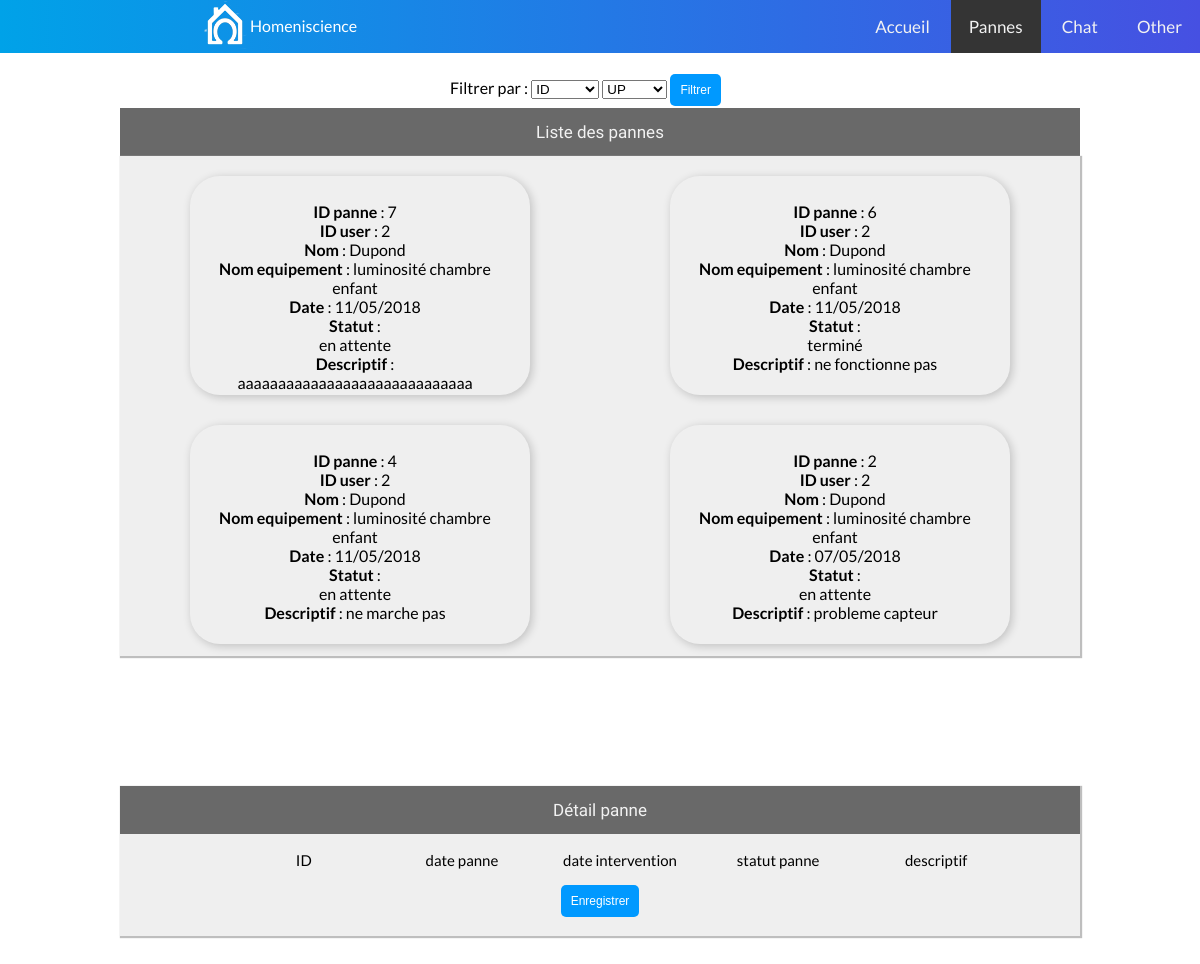
Before: /admin/panne/index.php with the older database file.
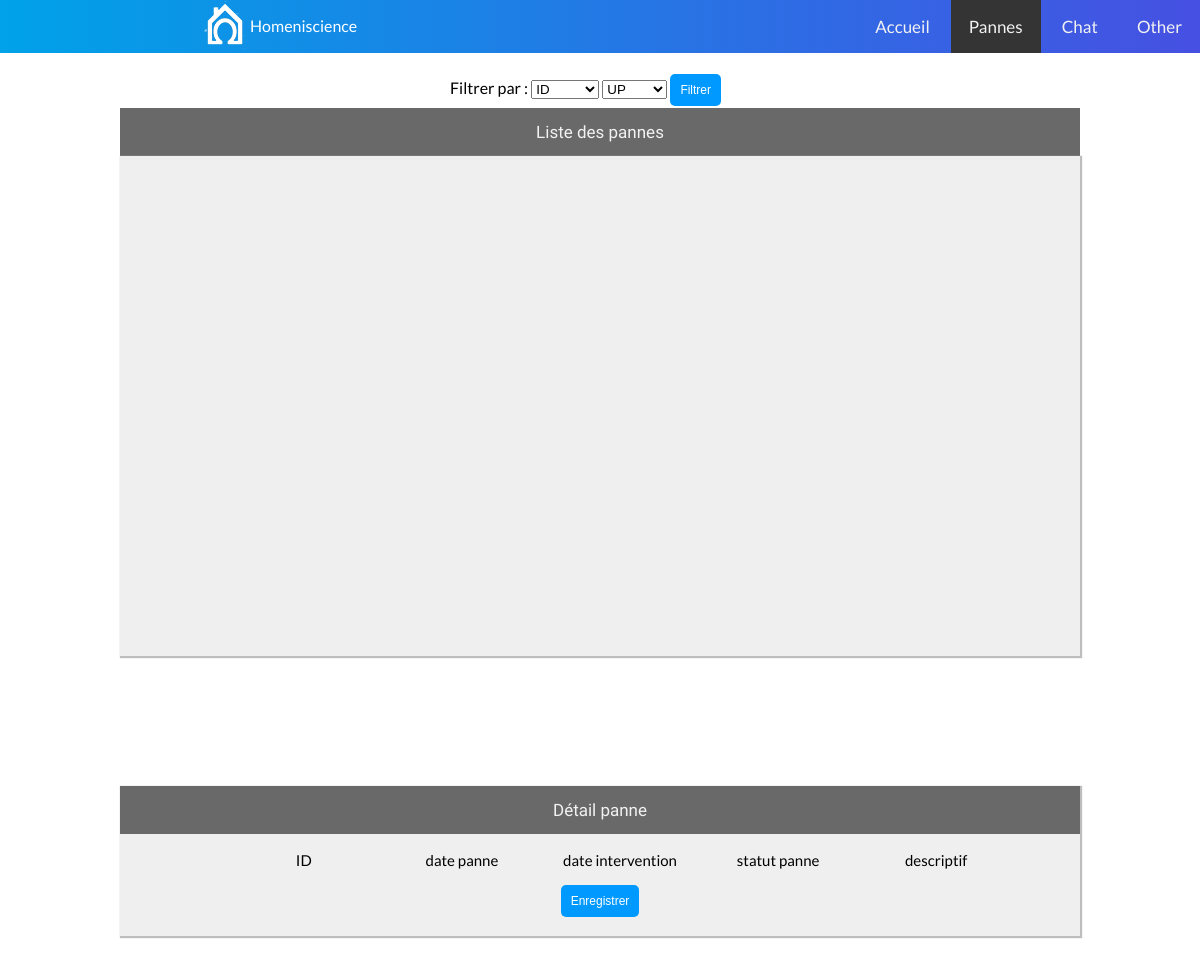
After: the same page with the newer database file.
### tables this page shows
CREATE TABLE IF NOT EXISTS `panne` (
  `ID` int(11) NOT NULL AUTO_INCREMENT,
  `ID_equipement` int(11) NOT NULL,
  `ID_type_statut` int(11) NOT NULL,
  `date_panne` date NOT NULL,
  `date_intervention` date NOT NULL,
  `descriptif_panne` varchar(8000) NOT NULL,
  PRIMARY KEY (`ID`)
);

CREATE TABLE IF NOT EXISTS `domicile` (
  `ID` int(11) NOT NULL AUTO_INCREMENT,
  `ID_utilisateur_principal` int(11) NOT NULL,
  `nom` varchar(50) NOT NULL,
  `nombre_pieces` int(11) NOT NULL,
  `superficie` int(11) NOT NULL,
  `ID_type_habitation` int(11) NOT NULL,
  `numero_habitation` char(5) NOT NULL,
  `rue` varchar(50) NOT NULL,
  `code_postal` char(5) NOT NULL,
  `pays` varchar(50) NOT NULL,
  `ID_confidentialite` int(11) NOT NULL,
  `ID_gestionnaire` int(11) NOT NULL,
  `consommation` int(11) DEFAULT '0',
  PRIMARY KEY (`ID`)
);

CREATE TABLE IF NOT EXISTS `utilisateur` (
  `ID` int(11) NOT NULL AUTO_INCREMENT,
  `ID_domicile` int(11) NOT NULL,
  `email` varchar(50) NOT NULL,
  `mot_de_passe` varchar(60) NOT NULL,
  `nom` varchar(50) NOT NULL,
  `prenom` varchar(50) NOT NULL,
  `adresse` varchar(50) NOT NULL,
  `numero_fixe` varchar(50) NOT NULL,
  `numero_mobile` varchar(50) NOT NULL,
  `ID_type_utilisateur` int(11) NOT NULL,
  `ID_langue` int(11) NOT NULL,
  `image` varchar(50) NOT NULL,
  `ID_theme` int(11) NOT NULL,
  `ID_mode_paiement` int(11) NOT NULL,
  PRIMARY KEY (`ID`)
);

CREATE TABLE IF NOT EXISTS `equipement` (
  `ID` int(11) NOT NULL AUTO_INCREMENT,
  `ID_piece` int(11) NOT NULL,
  `nom` varchar(50) NOT NULL,
  `ID_type_equipement` int(11) NOT NULL,
  PRIMARY KEY (`ID`)
);

CREATE TABLE IF NOT EXISTS `type_statut` (
  `ID` int(11) NOT NULL AUTO_INCREMENT,
  `nom_type` varchar(50) NOT NULL,
  PRIMARY KEY (`ID`)
);

### admin/panne/index.php (called while the page is built, shortened)
<?php
require('../../connexion_bdd.php');
require('support_modele.php');
try {
  if(isset($_POST['filtre']) && isset($_POST['ordre'])) {
    $reponse = afficherPannes($_POST['filtre'],$_POST['ordre']);
  } else {
    $reponse = afficherPannes("panne_ID","DESC");
  }
  $detailsType = afficherTypes();
  require('support_vue.php');
}catch (Exception $e) {
  echo 'Erreur : '.$e->getMessage();
}
?>

### admin/panne/support_modele.php (called while the page is built, shortened)
<?php
function afficherPannes($filtre,$order) {
  global $bdd;
  $reponse = $bdd->query('SELECT *,
    equipement.nom AS nom_equipement,
    DATE_FORMAT(panne.date_panne,"%d/%m/%Y") AS date_panne,
    utilisateur.nom AS nom_utilisateur,
    panne.ID AS panne_ID
    FROM panne
    INNER JOIN type_statut ON panne.ID_type_statut = type_statut.ID
    INNER JOIN equipement ON panne.ID_equipement = equipement.ID
    INNER JOIN piece ON equipement.ID_piece = piece.ID
    INNER JOIN domicile ON piece.ID_domicile = domicile.ID
    INNER JOIN utilisateur on domicile.ID_utilisateur_principal = utilisateur.ID ORDER BY '.$filtre.' '.$order);
    return $reponse;
  }
    function afficherTypes() {
      global $bdd;
      $reponse = $bdd->query('SELECT * FROM type_statut');
      return $reponse;
    }
    ?>

### admin/panne/support_vue.php (the view, shortened to what this page needs)
<!DOCTYPE html>
<html>
<head>
  <link rel="stylesheet" href="https://use.fontawesome.com/releases/v5.0.13/css/all.css">
  <link rel="stylesheet" href="/homeniscience/admin/panne/support.css">
</head>
<?php require('../header2.php'); ?>
<br>
<body>
  <div class="filtrer">
    <p>Filtrer par : </p>
    <form class="" action="" method="post">
      <select name="filtre">
        <option value="panne_ID">ID</option>
      </select>
      <select name="ordre">
        <option value="ASC">UP</option>
      </select>
      <input type="submit" name="" value="Filtrer">
  </form>
</div>
  <div class="container">
    <div class="column">
      <a class="probleme">Liste des pannes</a>
      <article class="main">
        <?php
        while ($donnees = $reponse->fetch()) {
          echo '<div class="childPanne">';
          echo '<a href="/homeniscience/admin/panne/index?id='.$donnees['panne_ID'].'#detail">';
          echo '<ul>';
          echo '<li><strong> ID panne</strong> : '.$donnees['panne_ID'].'</li> ';
          echo '<li><strong> ID user</strong> : '.$donnees['ID_utilisateur_principal'].'</li> ';
          echo '<li><strong> Nom</strong> : '.$donnees['nom_utilisateur'].'</li> ';
          echo '<li><strong> Nom equipement</strong> : '.$donnees['nom_equipement'].'</li> ';
          echo '<li><strong> Date</strong> : '.$donnees['date_panne'].'</li> ';
          echo '<li><strong> Statut</strong> : <div class="statut">'.$donnees['nom_type'].'</div></li> ';
          echo '<li><strong> Descriptif</strong> : '.$donnees['descriptif_panne'].'</li> ';
          echo '</ul>';
          echo '</a>';
          echo '</div>';
        }
        ?>
      </article>
    </div>
  </div>
  <div class="container">
    <div class="column">
      <article id="detail">
        <a class="probleme" href="#">Détail panne</a>
        <ul class="listeDetail">
          <li>ID</li>
          <li>date panne</li>
          <li>date intervention</li>
          <li>statut panne</li>
          <li>descriptif</li>
        </ul>
        <form class="" action="/homeniscience/admin/panne/form_edit_pannes.php" method="post">
          <input type="submit" name="" value="Enregistrer">
          <br>
          <br>
        </form>
      </article>
    </div>
  </div>
</body>
</html>

Changed rows visible on the page:
removed panne: ID "7", domicile.ID_utilisateur_principal "2", utilisateur.nom "Dupond", ID_equipement.nom "luminosité chambre enfant", date_panne "11/05/2018", ID_type_statut.nom_type "en attente", descriptif_panne "aaaaaaaaaaaaaaaaaaaaaaaaaaaaa"
removed panne: ID "6", domicile.ID_utilisateur_principal "2", utilisateur.nom "Dupond", ID_equipement.nom "luminosité chambre enfant", date_panne "11/05/2018", ID_type_statut.nom_type "terminé", descriptif_panne "ne fonctionne pas"
removed panne: ID "4", domicile.ID_utilisateur_principal "2", utilisateur.nom "Dupond", ID_equipement.nom "luminosité chambre enfant", date_panne "11/05/2018", ID_type_statut.nom_type "en attente", descriptif_panne "ne marche pas"
removed panne: ID "2", domicile.ID_utilisateur_principal "2", utilisateur.nom "Dupond", ID_equipement.nom "luminosité chambre enfant", date_panne "07/05/2018", ID_type_statut.nom_type "en attente", descriptif_panne "probleme capteur"
